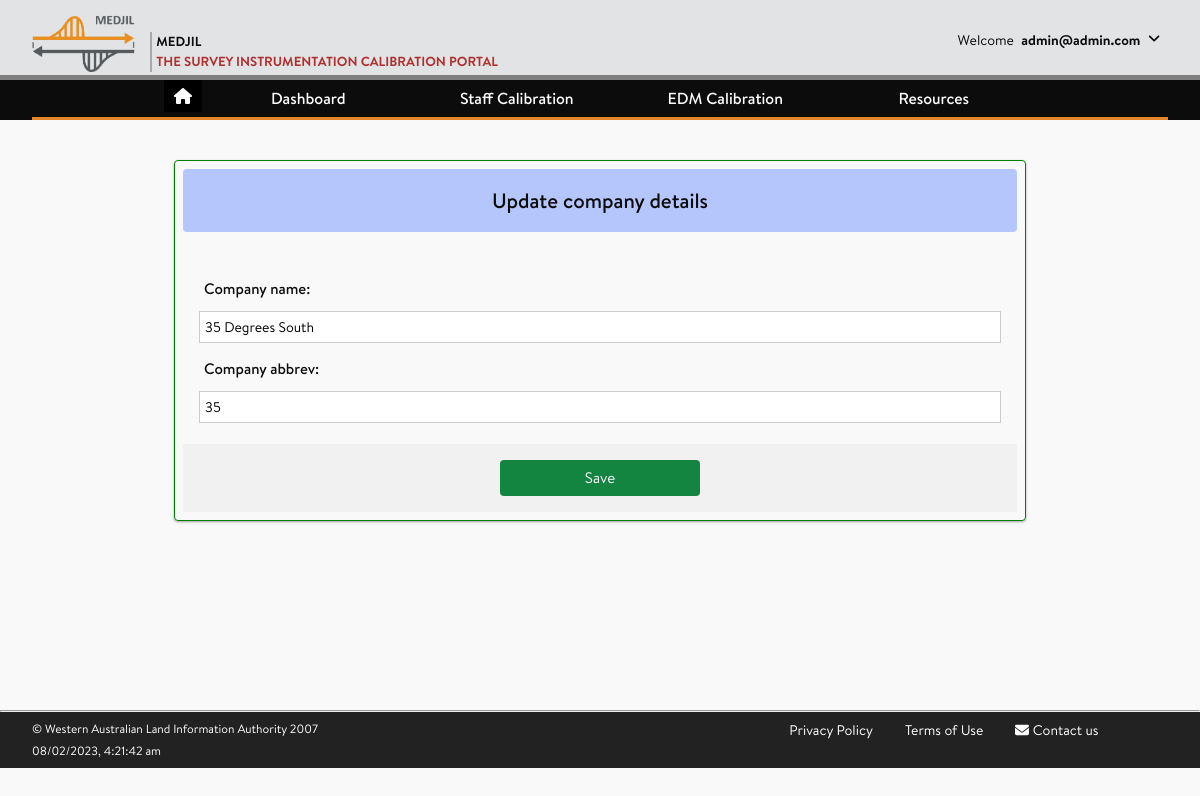
Page /accounts/company/3/update (signed in) on the committed database.
### accounts/models.py (models this page shows, shortened)
class CustomUser(AbstractUser):
    company = models.ForeignKey(
                                Company,
                                on_delete = models.SET_NULL,
                                blank = True,
                                null = True,
    )
    username = None
    email = LowerCaseEmailField(_('email address'),
                                max_length = 150,
                                unique=True,
                                error_messages = {
                                    'unique': _("The user with that email address already exists.")
                                })
    USERNAME_FIELD = 'email'
    REQUIRED_FIELDS = []
    objects = CustomUserManager()

class Company(models.Model):
    company_name = models.CharField(max_length=200, unique=True)
    company_abbrev = models.CharField(max_length=20)
    class Meta:
        ordering = ['company_name']

### accounts/views.py (the view)
# urls.py: path('company/<id>/update', views.company_update, name = 'company_update'),
def company_update(request, id):
    company = Company.objects.get(id=id)
    form = CompanyForm(request.POST or None, instance = company)
    if form.is_valid():
        form.save()
        return redirect ('accounts:user_account')
    context = {
        'form': form
        }
    return render(request, 'accounts/company_update.html', context)

### accounts/forms.py (shortened to what this page needs)
class CompanyForm(forms.ModelForm):
    class Meta:
        model = Company
        fields = ['company_name','company_abbrev']
        widgets = {
            'company_name' : forms.TextInput(attrs={'placeholder':'Enter a company, e.g., Landgate'}),
            'company_abbrev' : forms.TextInput(attrs={'placeholder':'Give an abbreviation, e.g., LG'}),
        }

### accounts/templates/accounts/company_update.html (shortened to what this page needs)
{% extends 'base_generic.html' %}
{% block content %}
<article class="post">
	<div class="post-content">
		<form class="site-form" method="post">
			<div class="mb-5 site-form-header bg-indigo-300 rounded px-2">
                <h2 class="text-center">Update company details</h2>
            </div>
			<div class="form-container">
				{{ form }}
			</div>
			<div class="button-container">
				<button class="submit-button bg-green-500 hover:bg-green-400 text-base" type="submit" >Save</button>
			</div>
		</form>
	</div>
</article>
 {% endblock %}

### templates/base_generic.html (shortened to what this page needs)
{% load static %}
<!DOCTYPE html>
<html lang="en">
<head>
    <link rel="stylesheet" href="https://cdnjs.cloudflare.com/ajax/libs/font-awesome/6.2.0/css/all.min.css" />
    <link rel="stylesheet" href="{% static 'main.css' %}">
    <link rel="stylesheet" href="{% static 'fonts/stylesheet.css' %}">
    <link rel="stylesheet" href="{% static 'style_ib.css' %}">
</head>
<body>
    <div class="page-wrap">
    <header class="page-header">
        <div class="wrapper">
            <div class="header-wrapper">
                <a class="header-logo" href="{% url 'home' %}">
                    <img src="{% static 'logo.png' %}" alt="Medjil">
                    <p>
                        <span>Medjil</span>
                        <span>The Survey Instrumentation Calibration Portal</span>
                    </p>
                </a>
                <div class="header-userinfo">
                        <div>
                            <span>Welcome</span>
                                {% if user.is_authenticated %}
                                    {% if not user.first_name %}
                                        <span><strong> {{ user.email }}</strong></span>
                                    {% else %}
                                        <span><strong>{{ user.first_name }}</strong></span>
                                    {% endif %}
                                {% endif %}
                                <span>
                                    <a href="#" id="header-toggle"><i class="fas fa-angle-down rotate" aria-hidden="true"></i></a>
                                </span>
                        </div>
                </div>
            </div>
        </div>
    </header>
    <nav class="page-nav">
        <div class="wrapper">
            <ul class="nav-links">
            		<li>
            				<ul>
            						<button class="btn_home"><a href="{% url 'home' %}"><i class="fa fa-home"></i></a></button>
            				</ul>
            		</li>
                <li class="nav-item has-subnav"><a tabindex="0">Dashboard</a>
                </li>
                <li class="nav-item has-subnav"><a tabindex="0">Staff Calibration</a>
                </li>
                <li class="nav-item has-subnav"><a tabindex="0">EDM Calibration </a>
                </li>
                <li class="nav-item has-subnav"><a tabindex="0">Resources</a>
                </li>
            </ul>
        </div>
    </nav>
    <main class="page-content">
        <div class="wrapper">
            {% block content %}
            {% endblock content %}
        </div>
    </main>
    <hr>
    <footer class="page-footer">
        <div class="wrapper">
            <div class="footer-row3">
                <div class="policy-col-1">
                    <a href="{% url 'terms' %}">Privacy Policy</a>
                    <a href="{% url 'terms' %}">Terms of Use</a>
                    <a href="mailto:geodesy@landgate.wa.gov.au"><i class="fas fa-envelope"></i> <span>Contact us</span></a>
                </div>
                <div class="policy-col-2">
                      <p>&#169; Western Australian Land Information Authority 2007</p>
                      <span id="current_time"></span>
                </div>
            </div>
        </div>
    </footer>
</body>
</html>

### assets/style_ib.css (style rules this page uses)
.btn_home { background-color: Black; border: none; color: White; cursor: pointer; }

### rows in the picture
CustomUser: email "admin@admin.com"
Company: company_name "35 Degrees South", company_abbrev "35"
